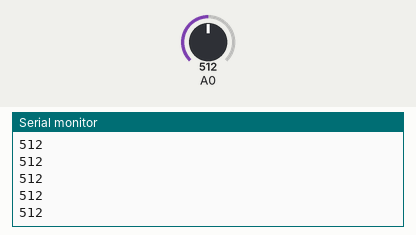
A sketch run on a simulated Arduino Uno, built with avr-gcc and run on an emulated ATmega328P. Shown: the last lines printed to the serial monitor. Inputs (shaded band) come from the test bench; at power-on: A0 = 512.

Above: at 1.2 s.
1.3 s: A0 set to 716
At 2.1 s:
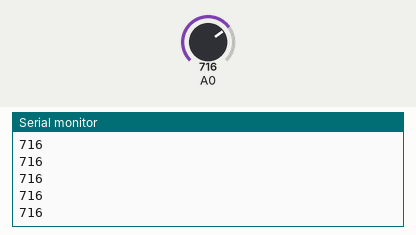
2.8 s: A0 set to 900
At 3.5 s:
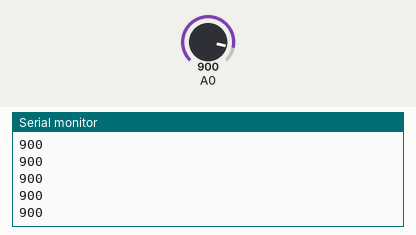
Timing chart, 0 to 5.8 s (numbered marks = the images above; inputs shaded):
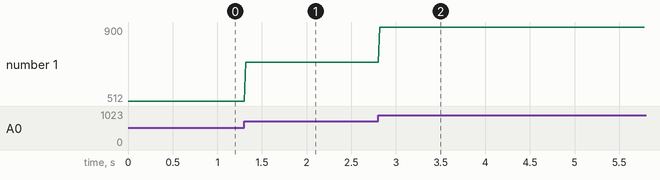

Measured:
- after the input at 1.3 s, the serial monitor: prints a new line at once (image 1)
- after the input at 2.8 s, the serial monitor: prints a new line at once (image 2)
- plotted number 1: 512 → 716 after the input at 1.3 s, 716 → 900 after the input at 2.8 s

The sketch:

sendAnalogValueToRaspberry.ino
```cpp
void setup() {
  // put your setup code here, to run once:
  Serial.begin(9600);

}

void loop() {
  // put your main code here, to run repeatedly:
  int sensorValue = analogRead(A0);
  Serial.print(sensorValue);
  // Delay 20ms, as the game runs every 10ms, to not clog up the serial conn
  delay(20);
  Serial.print("\n");
}
```
